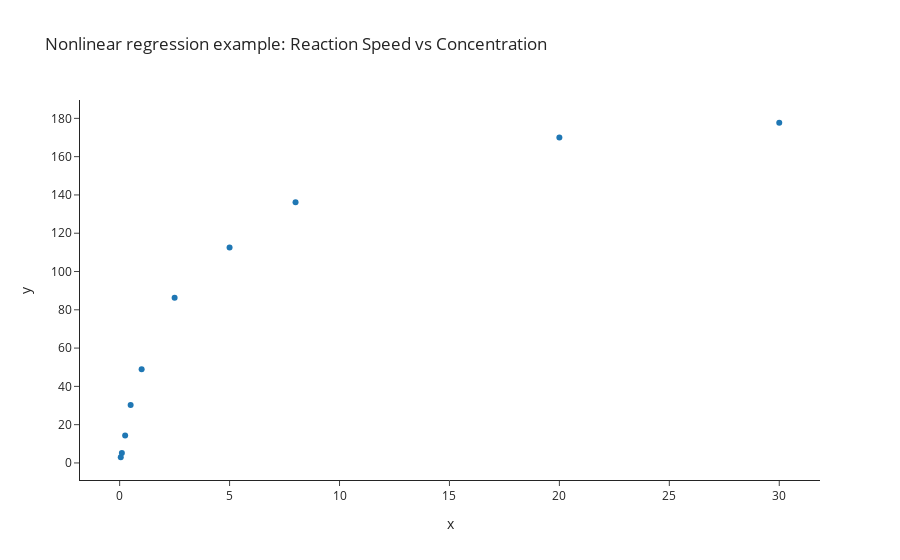

The notebook cell this image was saved under:
### Markdown cell above
### View the data points

### Code cell
# Create a figure
fig = go.Figure()
xtrain_arr = np.array(list(xtrain.values()))
ytrain_arr = np.array(list(ytrain.values()))

# Add the first line
fig.add_trace(go.Scatter(x=xtrain_arr, y=ytrain_arr, mode='markers', name='Training data'))

# Update layout 
fig.update_layout(title='Nonlinear regression example: Reaction Speed vs Concentration',
                  xaxis_title='x',
                  yaxis_title='y',
                  template='simple_white')
# Show the figure
fig.show()

### Figure 1 — Plotly figure (JSON) as saved in the notebook; plotly's stock layout.template omitted (floating-point values rounded to 4 significant figures)
{"data": [{"mode": "markers", "name": "Training data", "type": "scatter", "x": [0.05, 0.1, 0.25, 0.5, 1, 2.5, 5, 8, 20, 30], "y": [2.98, 5.2, 14.38, 30.3, 48.99, 86.25, 112.6, 136.2, 170.0, 177.7]}], "layout": {"title": {"text": "Nonlinear regression example: Reaction Speed vs Concentration"}, "xaxis": {"title": {"text": "x"}}, "yaxis": {"title": {"text": "y"}}}}
